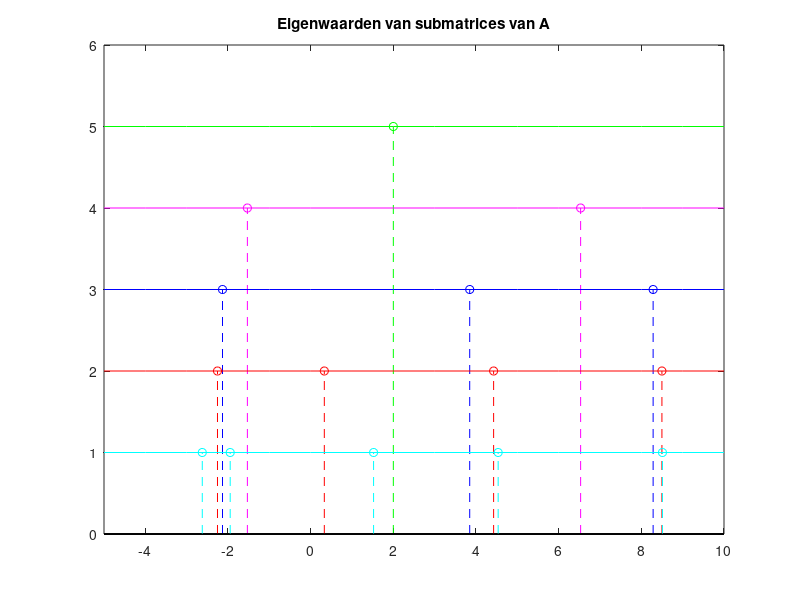

Write MATLAB code to recreate this figure.

clc;clear;close all

n= 5;


A = [2 4 0 0 0; 4 3 -3 0 0; 0 -3 5 -2 0; 0 0 -2 1 -2; 0 0 0 -2 -1];
A
A = hess(A);
figure;
for i = 1:n
    (eig(A(1:i,1:i)));
    if i == 1
        string1 = 'g--o';
        string2 = 'g-';
    elseif i == 2
        string1 = 'm--o';
        string2 = 'm-';
    elseif i == 3
        string1 = 'b--o';
        string2 = 'b-';
    elseif i == 4
        string1 = 'r--o';
        string2 = 'r-';
    elseif i == 5
        string1 = 'c--o';
        string2 = 'c-';
    end
    stem(eig(A(1:i,1:i)),(n-i+1)*ones(i,1),string1);
    hold on
    plot([-5:10],(n-i+1)*ones(16,1),string2);
    hold on
end


title('Eigenwaarden van submatrices van A');
axis([-5 10 0 6])